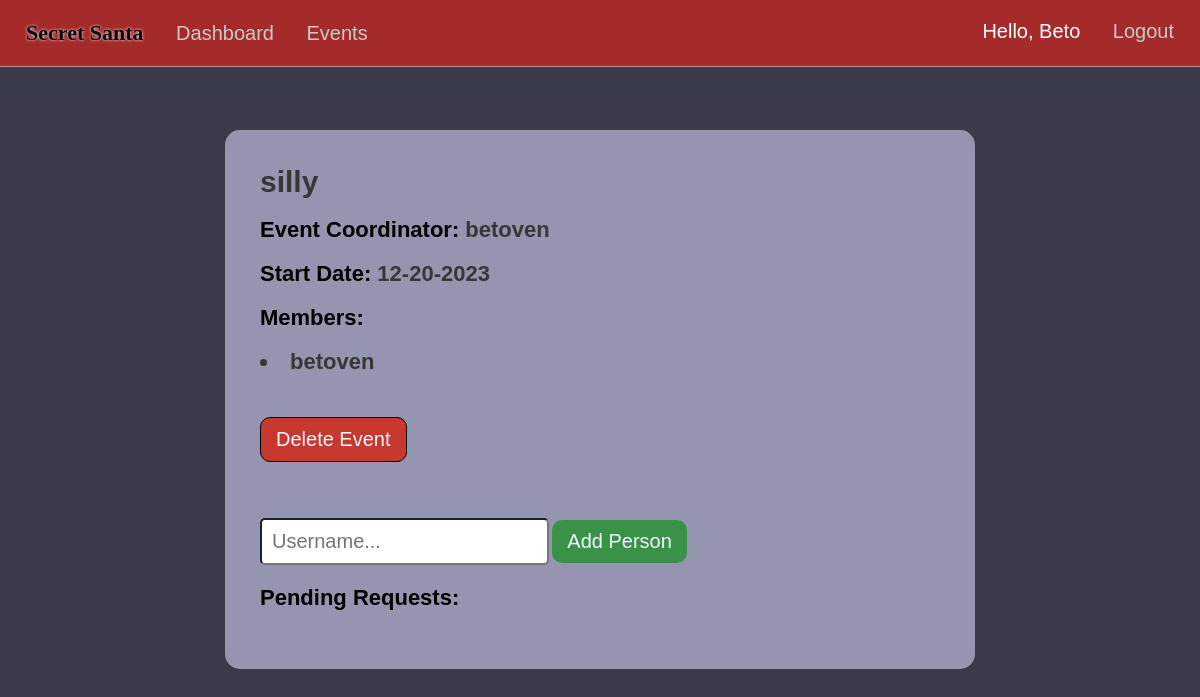
The app's page /event-info/id=1 (signed in), older data.
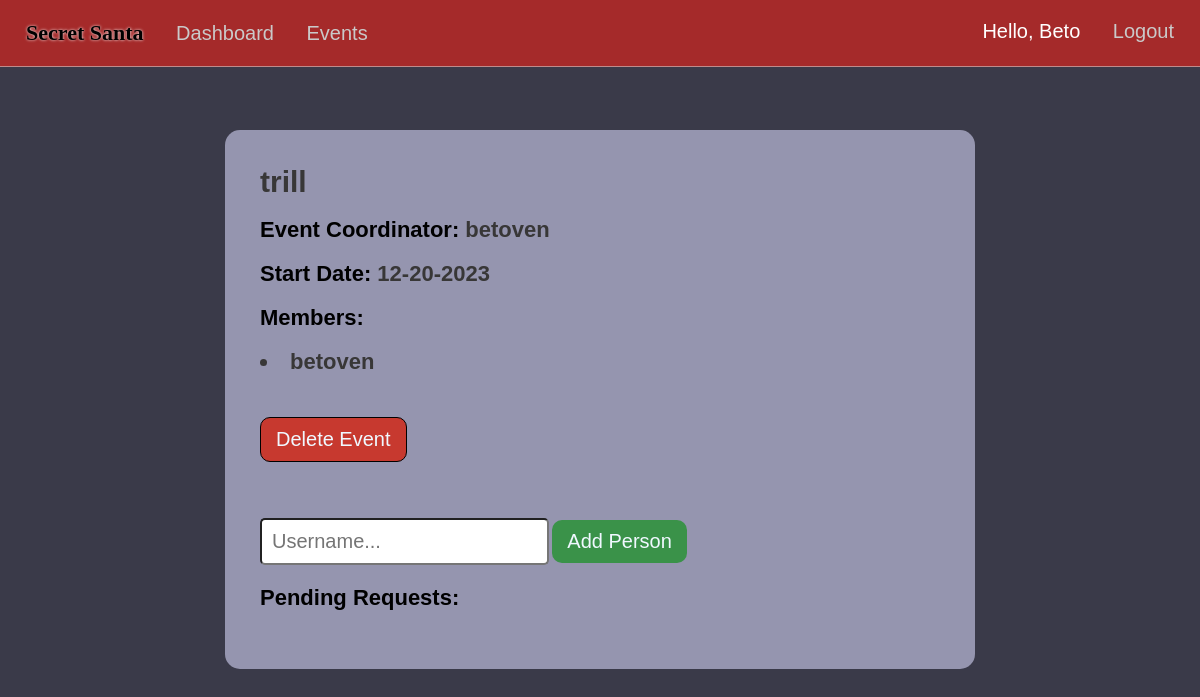
The same page, newer data.
### market/models.py (models this page shows, shortened)
class Event(db.Model):
    event_id = db.Column(db.Integer(), primary_key=True)
    coordinator_id = db.Column(db.Integer(), db.ForeignKey('user.id'), nullable=False)
    event_name = db.Column(db.String(length=75), nullable=False, unique=True)
    event_date = db.Column(db.Date())
    attendees = db.relationship('EventMembers', backref='attended_events', lazy=True)

### market/routes.py (the view, shortened to what this page needs)
@app.route("/event-info/id=<int:event_id>", methods=['GET','POST'])
@login_required
def event_info(event_id):
    event = Event.query.filter_by(event_id=event_id).first()
    if not event:
        flash('Event not found.', category='danger')
        return redirect(url_for('events_page'))
    form=AddUserEvent()
    return render_template("info.html",event=event, form=form)

### market/forms.py (shortened to what this page needs)
class AddUserEvent(FlaskForm):
  username = StringField(validators=[DataRequired()])
  submit = SubmitField(label='Add Person')

### market/models.py (called while the page is built)
@login_manager.user_loader
def load_user(user_id):
    return User.query.get(int(user_id))

### market/templates/info.html (shortened to what this page needs)
{% extends 'base.html' %}
  {% block style %}
  <link rel= "stylesheet" type= "text/css" href= "{{ url_for('static',filename='styles/events.css') }}">
  {% endblock %}
  {% block content %}
  <center>
    <div class="create-div">
      <div class="event">
        <div class="titles-div">
          <h1 class="e-title"><span class="event-info event-info-title">{{event.event_name}}</span></h1>
          <h1 class="event-title e-title">Event Coordinator: <span class="event-info">{{event.coordinator.username}}</span></h1>
          <h1 class="event-title e-title">Start Date: <span class="event-info">{{event.event_date.strftime('%m-%d-%Y')}}</span></h1>
          <h1 class="event-title e-title">Members:</h1>
          <h1 class="event-title e-title">
          {% for attendee in event.attendees %}
            {% if current_user.username==attendee.user.username %}
              {% if attendee.user.id==event.coordinator_id %}
                <li class="event-info">{{ attendee.user.username }} </li>
              {% elif attendee.status =='member'%}
              <div class="member-delete">
                <li class="event-info">{{ attendee.user.username }} </li>
              </div>
                {% endif %}
            {% endif %}
          {% endfor %}
            </h1>
        </div>
        <div class="buttons">
          {% if current_user.is_authenticated and current_user.id == event.coordinator.id %}
          <br><br><br>
            <a href="{{ url_for('delete_event', event_id=event.event_id) }}"><button class="delete-btn">Delete Event</button></a>
            <br><br><br><br><br>
            <form method="POST">
              {{ form.username(class="user-info",placeholder="Username...") }}
              {{ form.submit(class="add-btn") }}
            </form>
          {% endif %}
        </div>
        {% if current_user.is_authenticated and current_user.id == event.coordinator.id %}
        <div class="request-container">
          <h1 class="e-title">Pending Requests:</h1><br/>
        </div>
        {% endif %}
      </div>
    </div>
  </center>
  {% endblock %}

Row changes from the older to the newer data that the page shows:
changed Event: event_name "silly" → "trill"
